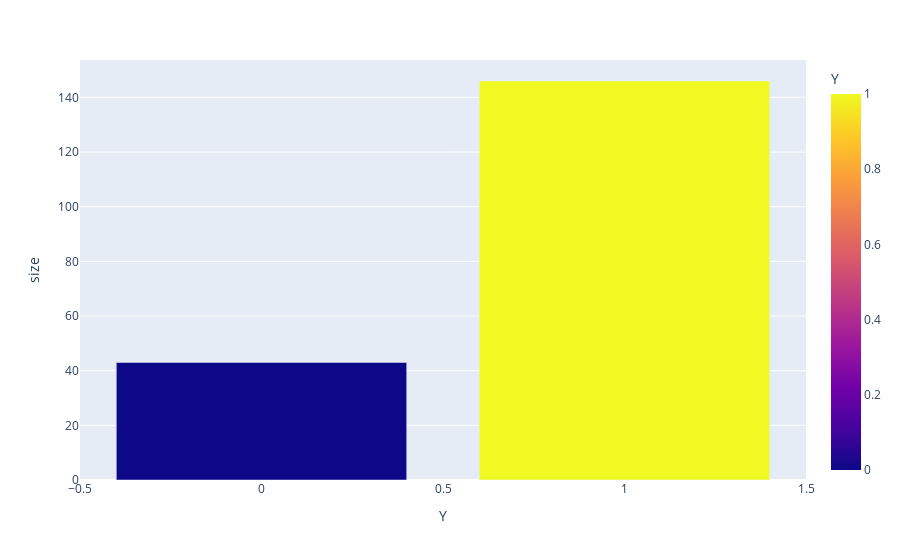

The notebook cell saved with this chart:
### Code cell
# go to bars more than once a month and are under the age of 30
#coupon['Bar'] = coupon['Bar'].astype(int)
#coupon['age'] = coupon['age'].astype(int)
scenariodf5 = barcoupon.query("Bar > 1").query("age < 30")

scenariodf5 = scenariodf5.groupby('Y').size().reset_index(name='size')

fig = px.bar(scenariodf4, x='Y', y='size',color='Y')
fig.show()

### Figure 1 — Plotly figure (JSON) as saved in the notebook; plotly's stock layout.template omitted (floating-point values rounded to 4 significant figures)
{"data": [{"alignmentgroup": "True", "hovertemplate": "Y=%{marker.color}<br>size=%{y}<extra></extra>", "legendgroup": "", "marker": {"color": [0, 1], "coloraxis": "coloraxis", "pattern": {"shape": ""}}, "name": "", "offsetgroup": "", "orientation": "v", "showlegend": false, "textposition": "auto", "type": "bar", "x": [0, 1], "xaxis": "x", "y": [43, 146], "yaxis": "y"}], "layout": {"barmode": "relative", "coloraxis": {"colorbar": {"title": {"text": "Y"}}, "colorscale": [[0, "#0d0887"], [0.1111, "#46039f"], [0.2222, "#7201a8"], [0.3333, "#9c179e"], [0.4444, "#bd3786"], [0.5556, "#d8576b"], [0.6667, "#ed7953"], [0.7778, "#fb9f3a"], [0.8889, "#fdca26"], [1, "#f0f921"]]}, "legend": {"tracegroupgap": 0}, "margin": {"t": 60}, "xaxis": {"anchor": "y", "domain": [0, 1], "title": {"text": "Y"}}, "yaxis": {"anchor": "x", "domain": [0, 1], "title": {"text": "size"}}}}
